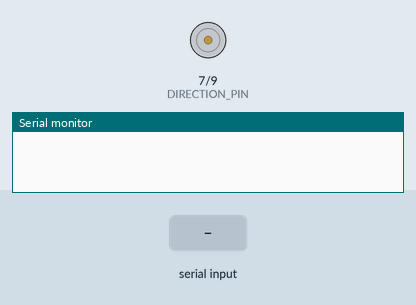
Simulated run of this sketch. Board: Arduino Uno, built with avr-gcc and run on an emulated ATmega328P. Shown: direction and speed pins drawn as motors (green arrow = direction pin HIGH = forward, orange = LOW = backward, longer = more drive), the last lines printed to the serial monitor. The inputs (shaded band) are chosen by the test bench.

Above: at 1.2 s.
1.3 s: "90,45\n" received over Serial
At 2.6 s:
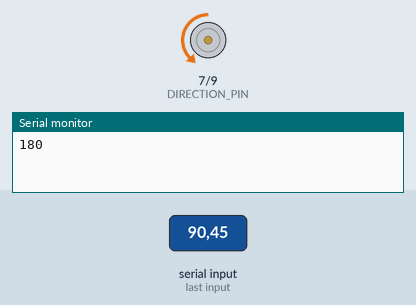
3.5 s: "30,150\n" received over Serial
At 4.8 s:
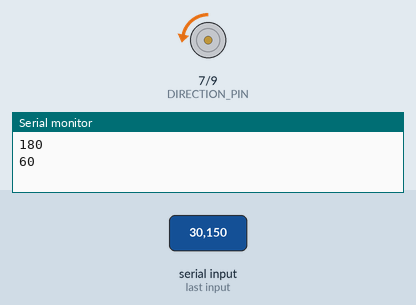
5.5 s: "90\n" received over Serial
At 6.9 s:
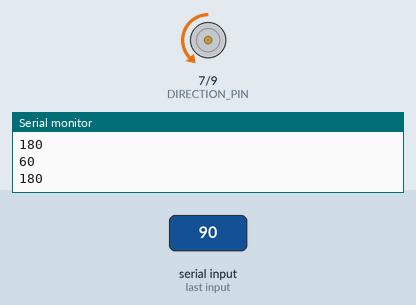
Timing chart, 0 to 8.5 s (numbered marks = the images above; inputs shaded):
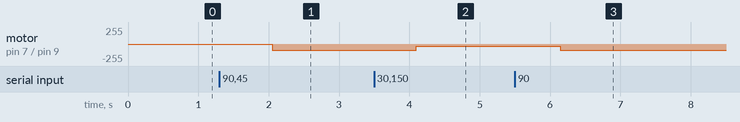

Measured:
- after the input at 1.3 s, motor on pin 7 (DIRECTION_PIN) / pin 9 (pwmPin): stopped → backward 90/255 after 0.75 s
- after the input at 3.5 s, motor on pin 7 (DIRECTION_PIN) / pin 9 (pwmPin): backward 90/255 → backward 30/255 after 0.60 s
- after the input at 5.5 s, motor on pin 7 (DIRECTION_PIN) / pin 9 (pwmPin): backward 30/255 → backward 90/255 after 0.65 s

The sketch:

MoterTest2.ino
```cpp
#include "Servo.h"
  //const int dacPin = DAC1; -> praktijk
  //const int DIRECTION_PIN = 50; -> praktijk
Servo myservo;
const int pwmPin = 9;  // Virtueel
const int DIRECTION_PIN = 7;  // Virtueel
const int minSpeed = -200;
const int maxSpeed = 200;
int lastDirection = HIGH;

void setup() {
  pinMode(DIRECTION_PIN, OUTPUT);
  Serial.begin(9600);
  while (!Serial) { ; }
  Serial.setTimeout(50);
  analogWrite(pwmPin, 0);
}

void loop() {
  if (Serial.available() > 0) {
    int serialInput = Serial.readString().toInt() * 2;

    if (serialInput > maxSpeed) serialInput = maxSpeed;
    if (serialInput < minSpeed) serialInput = minSpeed;

    int newDirection = (serialInput < 0) ? LOW : HIGH;
    if (newDirection != lastDirection) {
      delay(500);
      analogWrite(pwmPin, 0);
      delay(500);
      digitalWrite(DIRECTION_PIN, newDirection);
      lastDirection = newDirection;
    }

    analogWrite(pwmPin, abs(serialInput) / 2);  // PWM-waarde aanpassen
    Serial.println(serialInput);
  }
  delay(1000);
}
```
